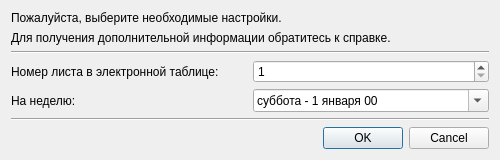
<?xml version="1.0" encoding="UTF-8"?>
<ui version="4.0">
 <class>ImportDialog</class>
 <widget class="QDialog" name="ImportDialog">
  <property name="geometry">
   <rect>
    <x>0</x>
    <y>0</y>
    <width>500</width>
    <height>145</height>
   </rect>
  </property>
  <property name="windowTitle">
   <string>Импорт</string>
  </property>
  <property name="locale">
   <locale language="Russian" country="RussianFederation"/>
  </property>
  <layout class="QGridLayout" name="gridLayout_2">
   <item row="0" column="0">
    <layout class="QGridLayout" name="gridLayout">
     <item row="3" column="0" rowspan="2">
      <layout class="QGridLayout" name="gridLayout_3">
       <item row="1" column="1">
        <widget class="QSpinBox" name="sheetNumberSpinBox">
         <property name="minimum">
          <number>1</number>
         </property>
        </widget>
       </item>
       <item row="1" column="0">
        <widget class="QLabel" name="label_6">
         <property name="text">
          <string>Номер листа в электронной таблице:</string>
         </property>
        </widget>
       </item>
       <item row="2" column="0">
        <widget class="QLabel" name="label_8">
         <property name="text">
          <string>На неделю:</string>
         </property>
        </widget>
       </item>
       <item row="2" column="1">
        <widget class="QDateEdit" name="dateEdit">
         <property name="displayFormat">
          <string>dddd - d MMMM yy</string>
         </property>
         <property name="calendarPopup">
          <bool>true</bool>
         </property>
        </widget>
       </item>
      </layout>
     </item>
     <item row="6" column="0">
      <widget class="QDialogButtonBox" name="buttonBox">
       <property name="standardButtons">
        <set>QDialogButtonBox::Cancel|QDialogButtonBox::Ok</set>
       </property>
      </widget>
     </item>
     <item row="2" column="0">
      <layout class="QVBoxLayout" name="verticalLayout">
       <item>
        <spacer name="verticalSpacer">
         <property name="orientation">
          <enum>Qt::Vertical</enum>
         </property>
         <property name="sizeHint" stdset="0">
          <size>
           <width>20</width>
           <height>40</height>
          </size>
         </property>
        </spacer>
       </item>
       <item>
        <widget class="QLabel" name="label">
         <property name="text">
          <string>Пожалуйста, выберите необходимые настройки.</string>
         </property>
        </widget>
       </item>
       <item>
        <widget class="QLabel" name="label_2">
         <property name="text">
          <string>Для получения дополнительной информации обратитесь к справке.</string>
         </property>
        </widget>
       </item>
       <item>
        <widget class="Line" name="line">
         <property name="orientation">
          <enum>Qt::Horizontal</enum>
         </property>
        </widget>
       </item>
      </layout>
     </item>
     <item row="5" column="0">
      <widget class="Line" name="line_2">
       <property name="orientation">
        <enum>Qt::Horizontal</enum>
       </property>
      </widget>
     </item>
    </layout>
   </item>
  </layout>
 </widget>
 <resources/>
 <connections/>
</ui>
